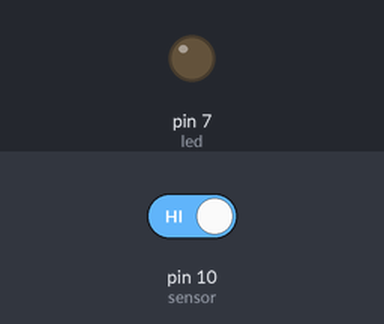
Recording of a sketch running on a simulated Arduino Uno, built with avr-gcc and run on an emulated ATmega328P. On the bench: output pins drawn as LEDs (lit = HIGH). The inputs (shaded band) are chosen by the test bench; at power-on: pin 10 (sensor) HIGH.

Above: at 1.2 s.
1.3 s: pin 10 (sensor) driven LOW
At 1.8 s:
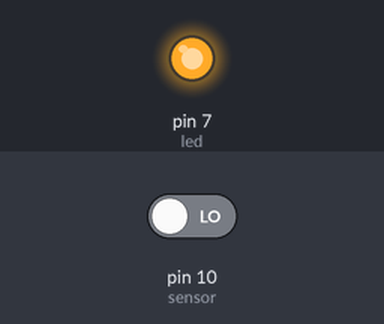
Timing chart, 0 to 4.3 s (numbered marks = the images above; inputs shaded):
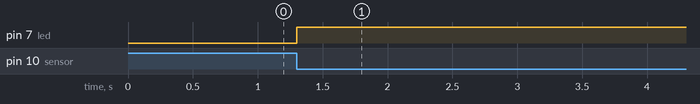

The sketch:

AmThanhTuongTu.ino
```cpp
#define sensor 10
#define led 7
boolean val=1;//Mặc định không phát hiện âm thanh
boolean ledStatus=0;//Mặc định không bật đèn
void setup()
{
  pinMode(sensor,INPUT);
  pinMode(led,OUTPUT);
}
void loop()
{
  val=digitalRead(sensor);
  if(val==0) ledStatus = 1;
  digitalWrite(led,ledStatus);
  delay(100);//Delay tí cho nó ổn định
}
```

Measured:
- after the input at 1.3 s, pin 7 (led): LOW → HIGH at once
